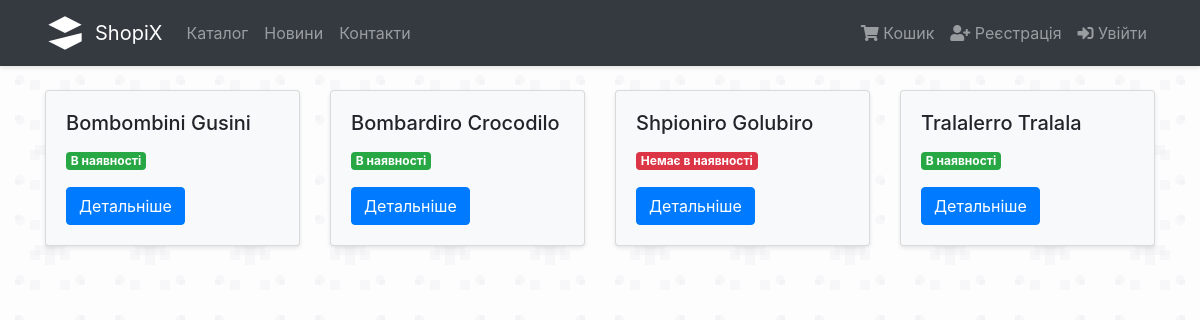
/products/, run on an earlier commit of the app's database.
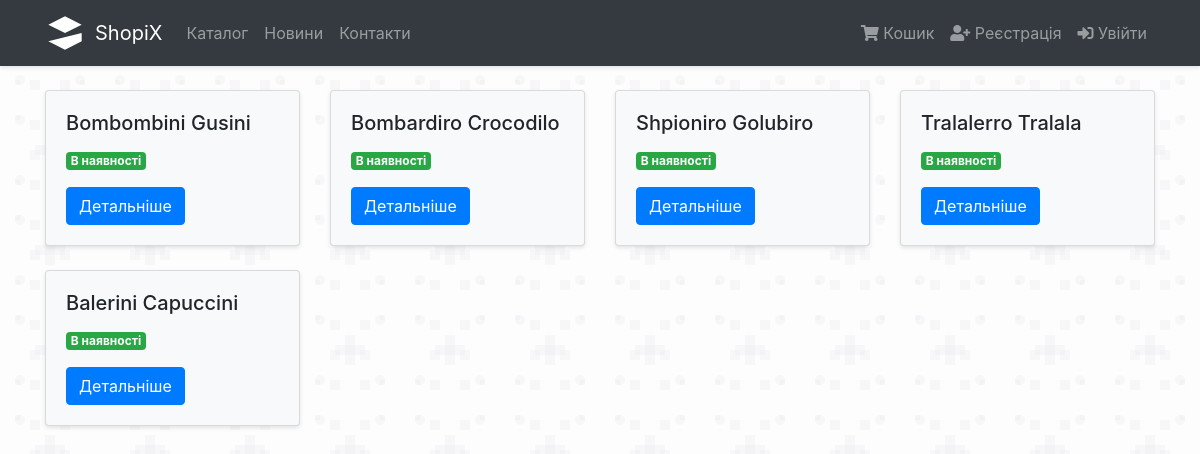
And on a later commit of the database.
### proj/products/models.py (models this page shows, shortened)
class Product(db.Model):
    id = db.Column(db.Integer, primary_key=True)
    name = db.Column(db.String(64), unique=False, nullable=False)
    in_stock = db.Column(db.Integer, default=0)
    description = db.Column(db.Text)
    price = db.Column(db.Float, nullable=True, default=0.01) #TODO: set nullable=False after a wipe-out
    orders = db.relationship('OrderToProduct', backref='product', lazy=True)

### proj/products/routes.py (the view)
@products.route('/')
def index():
    products_list = Product.query.all()
    return render_template('products/product_list.html', products=products_list)

### proj/templates/products/product_list.html
{% extends "layout.html" %}
{% block content %}
    <div class="row">
        {% for product in products %}
        <div class="col-12 col-sm-6 col-md-4 col-lg-3 mb-4">
            <div class="card bg-light">
                <div class="card-body">
                    <h5 class="card-title">{{ product.name }}</h5>
                    <p class="card-text">
                        {% if product.in_stock > 0 %}
                            <span class="badge badge-success">В наявності</span>
                        {% else %}
                            <span class="badge badge-danger">Немає в наявності</span>
                        {% endif %}
                    </p>
                    <a href="{{ url_for('products.details', id=product.id) }}" class="btn btn-primary">Детальніше</a>
                </div>
            </div>
        </div>
        {% endfor %}
    </div>
{% endblock %}

### proj/templates/layout.html (shortened to what this page needs)
<!DOCTYPE html>
<html>
<head>
    <link rel="stylesheet" href="https://stackpath.bootstrapcdn.com/bootstrap/4.3.1/css/bootstrap.min.css">
</head>
<body>
    <nav class="navbar navbar-expand-lg navbar-dark bg-dark">
        <div class="container">
            <a class="navbar-brand d-flex align-items-center" href="{{ url_for('products.index') }}">
                <img alt="ShopiX Logo">
                <span>ShopiX</span>
            </a>
            <div class="collapse navbar-collapse" id="navbarNav">
                <ul class="navbar-nav mr-auto">
                    <li class="nav-item">
                        <a class="nav-link" href="{{ url_for('products.index') }}">Каталог</a>
                    </li>
                    <li class="nav-item">
                        <a class="nav-link" href="{{ url_for('products.index') }}">Новини</a>
                    </li>
                    <li class="nav-item">
                        <a class="nav-link" href="{{ url_for('products.index') }}">Контакти</a>
                    </li>
                </ul>
                <ul class="navbar-nav">
                    <li class="nav-item">
                        <a class="nav-link" href="{{ url_for('cart.index') }}">
                            <i class="fas fa-shopping-cart"></i> Кошик
                        </a>
                    </li>
                    {% if current_user.is_authenticated %}
                        <li class="nav-item">
                            <a class="nav-link" href="{{ url_for('auth.profile', id=current_user.id) }}">
                                <i class="fas fa-user"></i> Мій профіль
                            </a>
                        </li>
                        <li class="nav-item">
                            <a class="nav-link" href="{{ url_for('auth.logout') }}">
                                <i class="fas fa-sign-out-alt"></i> Вийти
                            </a>
                        </li>
                    {% else %}
                        <li class="nav-item">
                            <a class="nav-link" href="{{ url_for('auth.register') }}">
                                <i class="fas fa-user-plus"></i> Реєстрація
                            </a>
                        </li>
                        <li class="nav-item">
                            <a class="nav-link" href="{{ url_for('auth.login') }}">
                                <i class="fas fa-sign-in-alt"></i> Увійти
                            </a>
                        </li>
                    {% endif %}
                </ul>
            </div>
        </div>
    </nav>
    <div class="container mt-4">
        {% block content %}
        {% endblock %}
    </div>
    <link rel="stylesheet" href="https://cdnjs.cloudflare.com/ajax/libs/font-awesome/5.15.4/css/all.min.css">
</body>
</html>

### proj/templates/layout.html (style rules this page uses)
.navbar-brand img { height: 40px; margin-right: 10px; }
body { background-color: #f8f9fa; min-height: 100vh; }
.card { background-color: rgba(255, 255, 255, 0.9); box-shadow: 0 2px 4px rgba(0, 0, 0, 0.1); }
.navbar { box-shadow: 0 2px 4px rgba(0, 0, 0, 0.1); }

What changed in the data, as far as the page shows it:
changed Product "Shpioniro Golubiro": in_stock "Немає в наявності" → "В наявності"
added Product: name "Balerini Capuccini", in_stock "В наявності"
